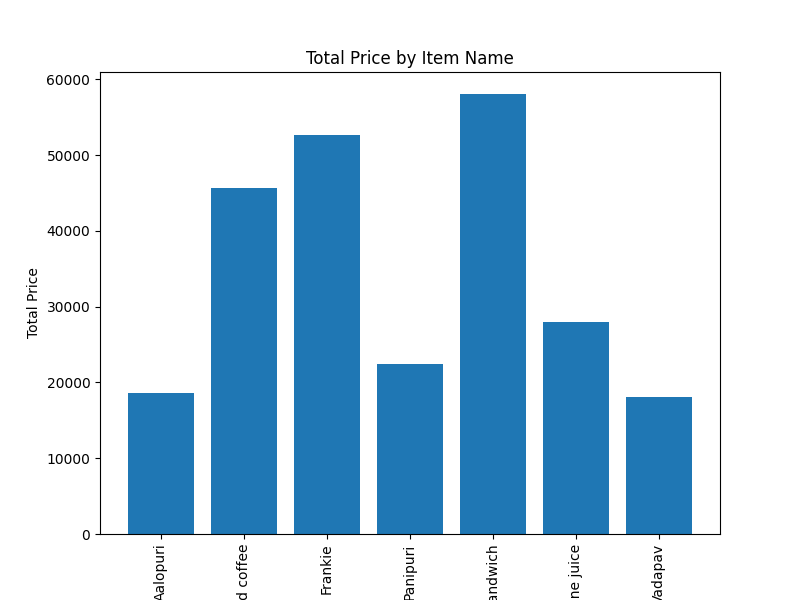

Here is the Python script that generated this plot:
import pandas as pd
import matplotlib.pyplot as plt

# Load the dataset
file_path = '/home/doc-bd-a3/res_dpre.csv'
df = pd.read_csv(file_path)

# Create a simple bar chart
plt.figure(figsize=(8, 6))
plt.bar(df['item_name'], df['total_price'])
plt.xlabel('Item Name')
plt.ylabel('Total Price')
plt.title('Total Price by Item Name')
plt.xticks(rotation=90)

# Save the visualization as "vis.png"
plt.savefig('/home/doc-bd-a3/vis.png')

# Display the visualization (optional)
plt.show()

